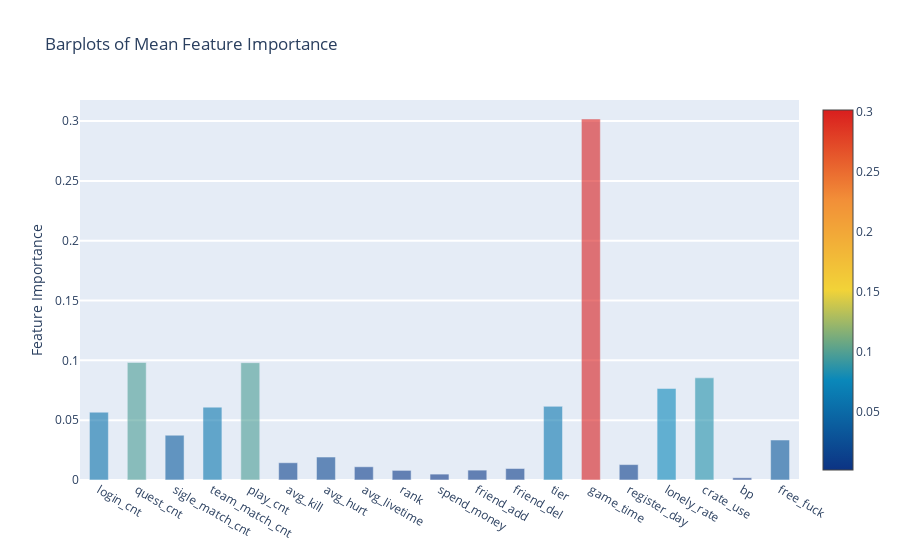

Source (notebook cell):
### Markdown cell above
##### 数据平均以后看一下mean值下最重要的特征

### Code cell
y = feature_dataframe['mean'].values
x = feature_dataframe['features'].values
data = [go.Bar(
            x= x,
             y= y,
            width = 0.5,
            marker=dict(
               color = feature_dataframe['mean'].values,
            colorscale='Portland',
            showscale=True,
            reversescale = False
            ),
            opacity=0.6
        )]
 
layout= go.Layout(
    autosize= True,
    title= 'Barplots of Mean Feature Importance',
    hovermode= 'closest',
    yaxis=dict(
        title= 'Feature Importance',
        ticklen= 5,
        gridwidth= 2
    ),
    showlegend= False
)
fig = go.Figure(data=data, layout=layout)
py.iplot(fig, filename='bar-direct-labels')

### Figure 1 — Plotly figure (JSON) as saved in the notebook; plotly's stock layout.template omitted (floating-point values rounded to 4 significant figures)
{"data": [{"marker": {"color": [0.05666, 0.09827, 0.03741, 0.0609, 0.09806, 0.01442, 0.0192, 0.01105, 0.008031, 0.004914, 0.008249, 0.009588, 0.06155, 0.3017, 0.01287, 0.07646, 0.08536, 0.001847, 0.03341], "colorscale": [[0, "rgb(12,51,131)"], [0.25, "rgb(10,136,186)"], [0.5, "rgb(242,211,56)"], [0.75, "rgb(242,143,56)"], [1, "rgb(217,30,30)"]], "reversescale": false, "showscale": true}, "opacity": 0.6, "type": "bar", "width": 0.5, "x": ["login_cnt", "quest_cnt", "sigle_match_cnt", "team_match_cnt", "play_cnt", "avg_kill", "avg_hurt", "avg_livetime", "rank", "spend_money", "friend_add", "friend_del", "tier", "game_time", "register_day", "lonely_rate", "crate_use", "bp", "free_fuck"], "y": [0.05666, 0.09827, 0.03741, 0.0609, 0.09806, 0.01442, 0.0192, 0.01105, 0.008031, 0.004914, 0.008249, 0.009588, 0.06155, 0.3017, 0.01287, 0.07646, 0.08536, 0.001847, 0.03341]}], "layout": {"autosize": true, "hovermode": "closest", "showlegend": false, "title": {"text": "Barplots of Mean Feature Importance"}, "yaxis": {"gridwidth": 2, "ticklen": 5, "title": {"text": "Feature Importance"}}}}
